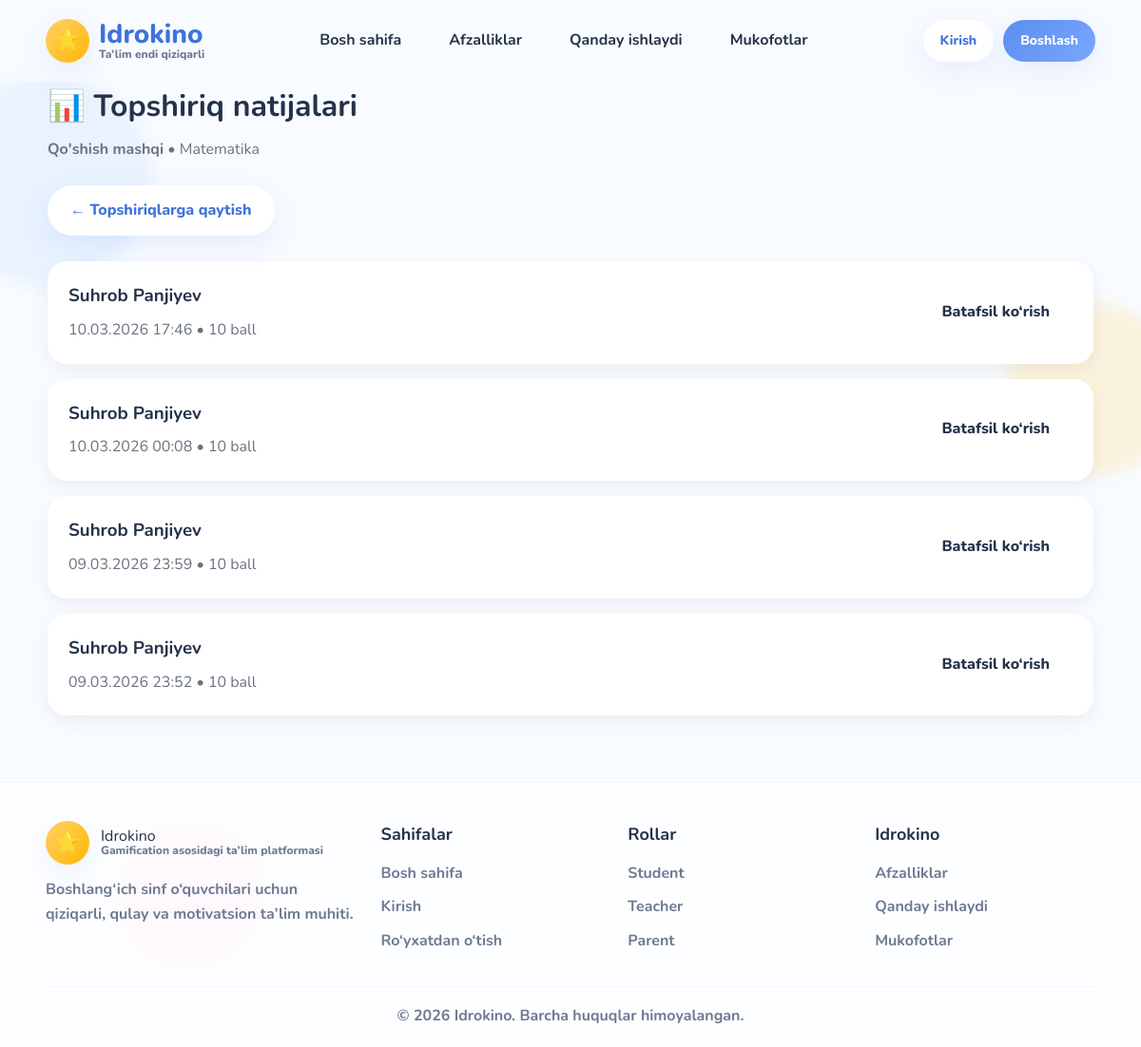
/teacher/assignments/1/submissions/ (signed in), run on the app's committed database.
### academics/models.py (models this page shows, shortened)
class Assignment(models.Model):
    subject = models.ForeignKey(
        Subject,
        on_delete=models.CASCADE,
        related_name="assignments"
    )
    title = models.CharField(max_length=200)
    description = models.TextField(blank=True)
    points = models.IntegerField(default=10)
    created_at = models.DateTimeField(auto_now_add=True)
    is_active = models.BooleanField(default=True)

class Subject(models.Model):
    title = models.CharField(max_length=100)
    class_group = models.ForeignKey(
        ClassGroup,
        on_delete=models.CASCADE,
        related_name="subjects"
    )
    teacher = models.ForeignKey(
        User,
        on_delete=models.CASCADE,
        limit_choices_to={'role': 'teacher'},
        related_name="subjects"
    )
    image = models.ImageField(upload_to="subjects/", blank=True, null=True)

class Submission(models.Model):
    student = models.ForeignKey(
        StudentProfile,
        on_delete=models.CASCADE,
        related_name='submissions'
    )
    assignment = models.ForeignKey(
        Assignment,
        on_delete=models.CASCADE,
        related_name='submissions'
    )
    score = models.IntegerField(default=0)
    is_completed = models.BooleanField(default=False)
    completed_at = models.DateTimeField(null=True, blank=True)

class StudentProfile(models.Model):
    user = models.OneToOneField(
        User,
        on_delete=models.CASCADE,
        limit_choices_to={'role': 'student'},
        related_name='student_profile'
    )
    class_group = models.ForeignKey(
        ClassGroup,
        on_delete=models.SET_NULL,
        null=True,
        blank=True,
        related_name='students'
    )
    parent = models.ForeignKey(
        User,
        on_delete=models.SET_NULL,
        null=True,
        blank=True,
        limit_choices_to={'role': 'parent'},
        related_name='children'
    )
    stars = models.IntegerField(default=0)
    total_points = models.IntegerField(default=0)

### accounts/models.py (models this page shows, shortened)
class User(AbstractUser):
    ROLE_CHOICES = (
        ('student', 'Student'),
        ('teacher', 'Teacher'),
        ('parent', 'Parent'),
    )
    role = models.CharField(
        max_length=20,
        choices=ROLE_CHOICES
    )
    created_at = models.DateTimeField(auto_now_add=True)

### teachers/views.py (the view)
    def wrapper(request, *args, **kwargs):
        if not request.user.is_authenticated:
            return redirect("login")
        if request.user.role != "teacher":
            return HttpResponseForbidden("Bu sahifa faqat o‘qituvchilar uchun.")
        return view_func(request, *args, **kwargs)

### teachers/views.py (called while the page is built)
def teacher_required(view_func):
    def wrapper(request, *args, **kwargs):
        if not request.user.is_authenticated:
            return redirect("login")
        if request.user.role != "teacher":
            return HttpResponseForbidden("Bu sahifa faqat o‘qituvchilar uchun.")
        return view_func(request, *args, **kwargs)
    return wrapper

@login_required
@teacher_required
def assignment_submissions(request, assignment_id):
    assignment = get_object_or_404(
        Assignment.objects.select_related("subject"),
        id=assignment_id,
        subject__teacher=request.user
    )
    submissions = Submission.objects.filter(
        assignment=assignment,
        is_completed=True
    ).select_related("student__user").order_by("-completed_at")
    context = {
        "assignment": assignment,
        "submissions": submissions,
    }
    return render(request, "teachers/assignment_submissions.html", context)

### templates/teachers/assignment_submissions.html (shortened to what this page needs)
{% extends 'base/base.html' %}
{% block content %}
<div style="max-width: 1100px; margin: 0 auto;">
    <div style="margin-bottom:24px;">
        <h1 style="margin:0 0 8px 0;">📊 Topshiriq natijalari</h1>
        <p style="margin:0; color:#6b7280;">
            <strong>{{ assignment.title }}</strong> • {{ assignment.subject.title }}
        </p>
    </div>
    <div style="margin-bottom:18px;">
        <a href="{% url 'teacher_assignments' %}" class="btn btn-secondary">← Topshiriqlarga qaytish</a>
    </div>
    <div style="display:grid; gap:16px;">
        {% for submission in submissions %}
        <div style="background:white; border-radius:20px; padding:22px; box-shadow:0 6px 20px rgba(0,0,0,0.06);">
            <div style="display:flex; justify-content:space-between; align-items:center; gap:16px; flex-wrap:wrap;">
                <div>
                    <h3 style="margin:0 0 8px 0;">
                        {{ submission.student.user.get_full_name|default:submission.student.user.username }}
                    </h3>
                    <p style="margin:0; color:#6b7280;">
                        {{ submission.completed_at|date:"d.m.Y H:i" }} • {{ submission.score }} ball
                    </p>
                </div>
                <a href="{% url 'submission_detail' submission.id %}" class="btn">Batafsil ko‘rish</a>
            </div>
        </div>
        {% empty %}
        <div style="background:white; border-radius:20px; padding:28px; box-shadow:0 6px 20px rgba(0,0,0,0.06); text-align:center;">
            <h3>Hozircha natijalar yo‘q</h3>
            <p style="color:#6b7280;">O‘quvchilar bu topshiriqni bajargach, natijalar shu yerda chiqadi.</p>
        </div>
        {% endfor %}
    </div>
</div>
{% endblock %}

### static/css/global.css (style rules this page uses)
:root { --primary: #5B8DEF; --primary-dark: #3E73DB; --secondary: #FFD166; --pink: #FF8FB1; --green: #7BD88F; --purple: #B799FF; --bg: #F8FBFF; --card: #FFFFFF; --text: #24324A; --muted: #6C7A92; --shadow: 0 10px 30px rgba(91, 141, 239, 0.12); --radius-xl: 28px; --radius-lg: 20px; --radius-md: 14px; }
* { margin: 0; padding: 0; box-sizing: border-box; }
body { font-family: 'Nunito', sans-serif; background: var(--bg); color: var(--text); line-height: 1.6; position: relative; overflow-x: hidden; }
a { text-decoration: none; color: inherit; }
.btn { display: inline-block; padding: 14px 24px; border-radius: 999px; font-weight: 800; transition: 0.25s ease; border: none; cursor: pointer; }
.btn-secondary { background: white; color: var(--primary-dark); box-shadow: var(--shadow); }
html { scroll-behavior: smooth; }
.btn { position: relative; overflow: hidden; }
.btn::after { content: ""; position: absolute; top: 0; left: 0; width: 40%; height: 100%; background: linear-gradient( 90deg, rgba(255,255,255,0) 0%, rgba(255,255,255,0.28) 50%, rgba(255,255,255,0) 100% ); transform: translateX(-140%); }

### data on the page
Assignment: title "Qo'shish mashqi", subject "Matematika"
Submission: student.user.get_full_name "Suhrob Panjiyev", completed_at "10.03.2026 17:46", score "10"
Submission: student.user.get_full_name "Suhrob Panjiyev", completed_at "10.03.2026 00:08", score "10"
Submission: student.user.get_full_name "Suhrob Panjiyev", completed_at "09.03.2026 23:59", score "10"
Submission: student.user.get_full_name "Suhrob Panjiyev", completed_at "09.03.2026 23:52", score "10"
